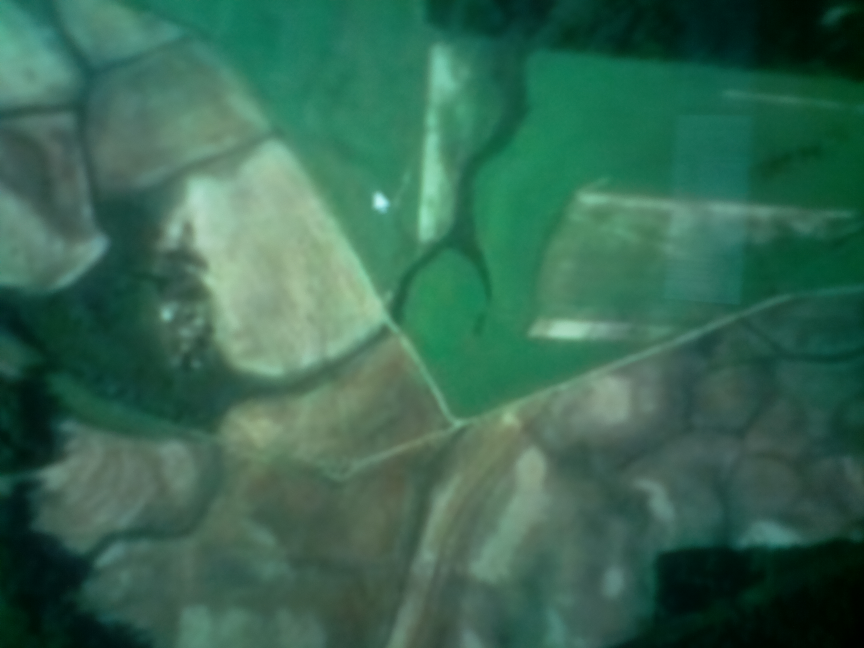
#> input picture Pictures/0.jpg, 2592 x 1944 px (shown at 1/3 size); its folder holds 4 pictures in this run
$ python testing.py
#> lines starting #> are read from the running program, lines starting #| are printed output that depends on the picture

# import required module
import os
import cv2 as cv

directory = 'Pictures'

for filename in os.listdir(directory):
    f = os.path.join(directory, filename)
    if os.path.isfile(f):
        print(f)
        image = cv.imread(f, cv.IMREAD_UNCHANGED)
#> image is the input picture: shape (1944, 2592, 3); mean B, G, R 82.3, 103.4, 55.3
        detection = cv.resize(image, (58, 58), interpolation=cv.INTER_AREA)
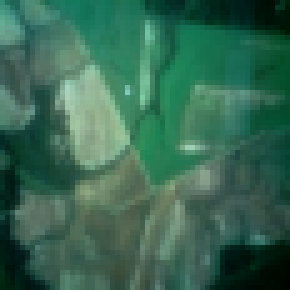
#> detection: shape (58, 58, 3) (shown 5 times larger); mean B, G, R 82.3, 103.4, 55.3

        cv.imshow('output', image)
        cv.imshow('resize', detection)
        cv.waitKeyEx(0)
#> pass 2 of the loop `for filename in os.listdir(directory):`:
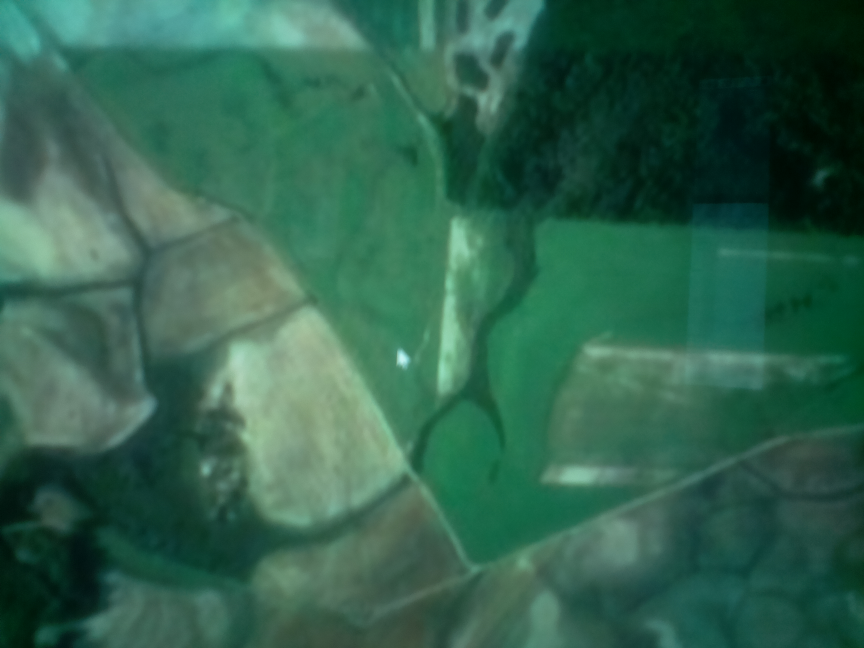
#> input picture Pictures/1.jpg, 2592 x 1944 px (shown at 1/3 size)
#> image is the input picture: shape (1944, 2592, 3); mean B, G, R 78.2, 98.9, 49
#> `detection = cv.resize(image, (58, 58), interpolation=cv.INTER_AREA)`:
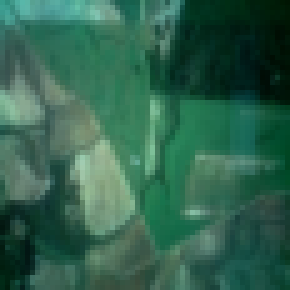
#> detection: shape (58, 58, 3) (shown 5 times larger); mean B, G, R 78.2, 98.9, 49
#> pass 3 of the loop `for filename in os.listdir(directory):`:
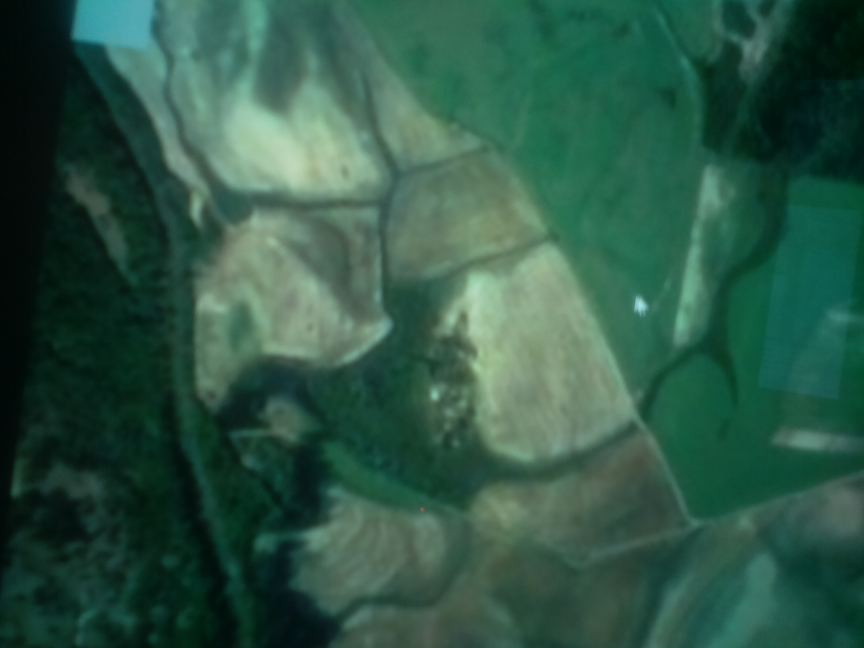
#> input picture Pictures/10.jpg, 2592 x 1944 px (shown at 1/3 size)
#> image is the input picture: shape (1944, 2592, 3); mean B, G, R 70.2, 87.4, 46.1
#> `detection = cv.resize(image, (58, 58), interpolation=cv.INTER_AREA)`:
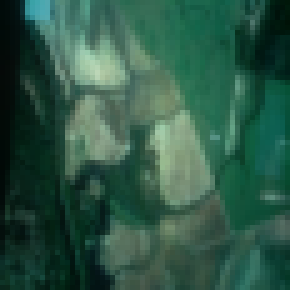
#> detection: shape (58, 58, 3) (shown 5 times larger); mean B, G, R 70.2, 87.4, 46.1
#> the loop made 4 passes; the first 3 are shown
